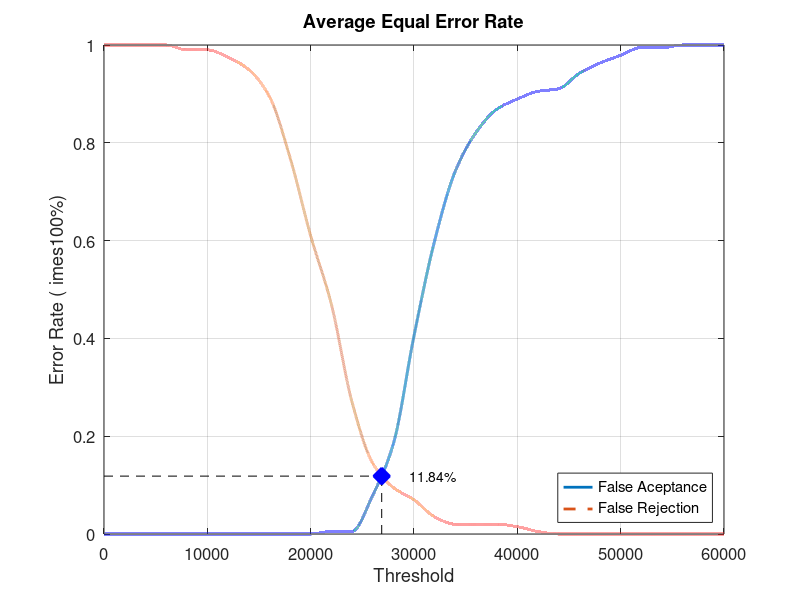
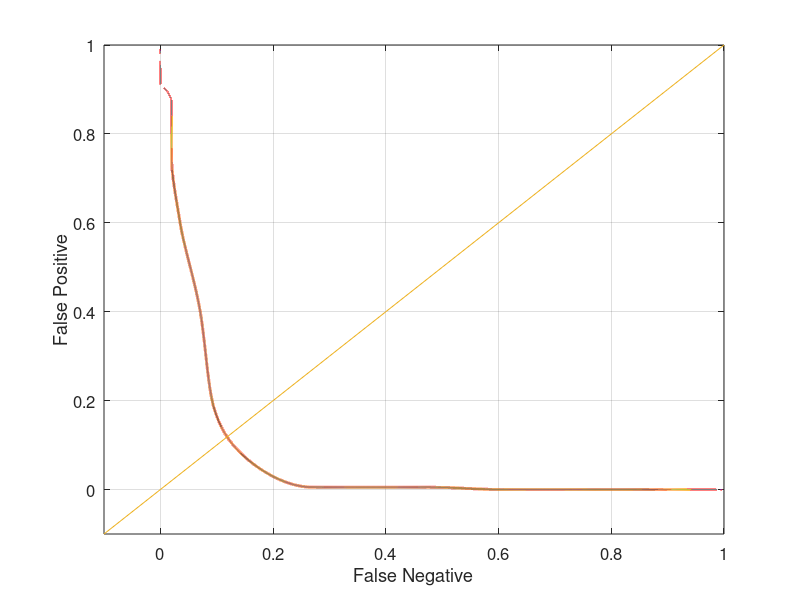

MATLAB code to generate these figures, in order:
close all;
clear;
clc;
x = 0:2000:60000;
xq = 0:0.5:60000;

y0 = [0 0 0 0 0 0 0 0 0 0 0 0.00526316 0.00526316 0.0789474 0.184211 0.405263 0.6 0.742105 0.821053 0.868421 0.889474 0.905263 0.910526 0.942105 0.963158 0.978947 0.994737 0.994737 1 1 1]
yy0 = interp1(x, y0, xq, 'pchip');
y1 = [1 1 1 1 0.99 0.99 0.975 0.95 0.895 0.77 0.61 0.47 0.27 0.145 0.095 0.07 0.035 0.02 0.02 0.02 0.015 0.005 0 0 0 0 0 0 0 0 0]
yy1 = interp1(x, y1, xq, 'pchip');

% Calculating EER: 
y2 = abs(y0 - y1);
find(y2 == min(y2))
yy2 = abs(yy0 - yy1);
xEER = find(yy2 == min(yy2));
xEERIndex = xq(xEER) % X-axis EER
yEER = yy0(xEER) % Y-axis EER

main = figure
plot(xq, yy0,'-','LineWidth', 2);	hold on
plot(xq, yy1,'--','LineWidth', 2);	hold on
plot([xEERIndex xEERIndex], [0 yEER], 'k--');	hold on
plot([0 xEERIndex], [yEER yEER], 'k--');	hold on
plot(xEERIndex, yEER, 'bx', 'LineWidth', 10);	hold on
text(xEERIndex + 10 * xEERIndex / 100, yEER, [num2str(round((10000 * yEER)) / 100) '%'])
legend('False Aceptance', 'False Rejection', 'Location', 'SouthEast')
xlabel('Threshold')
ylabel('Error Rate (	imes100%)')
title('Average Equal Error Rate')
set(gca, 'FontSize', 12)
axis([0 60000 0 1])
grid on

print(main, 'Database4_4Main', '-dpng');
FNRxFPR = figure('Color', [1 1 1]);
plot(yy1, yy0, '-', yy1, yy0, 'LineWidth', 2);
hold on
y = -0.1:0.1:1
plot(y, y); 
set(gca, 'FontSize', 12)
xlabel('False Negative')
ylabel('False Positive')
axis([-0.1 1 -0.1 1])
set(gca, 'FontSize', 12)
grid on

print(FNRxFPR, 'Database4_4FNRxFPR','-dpng');
